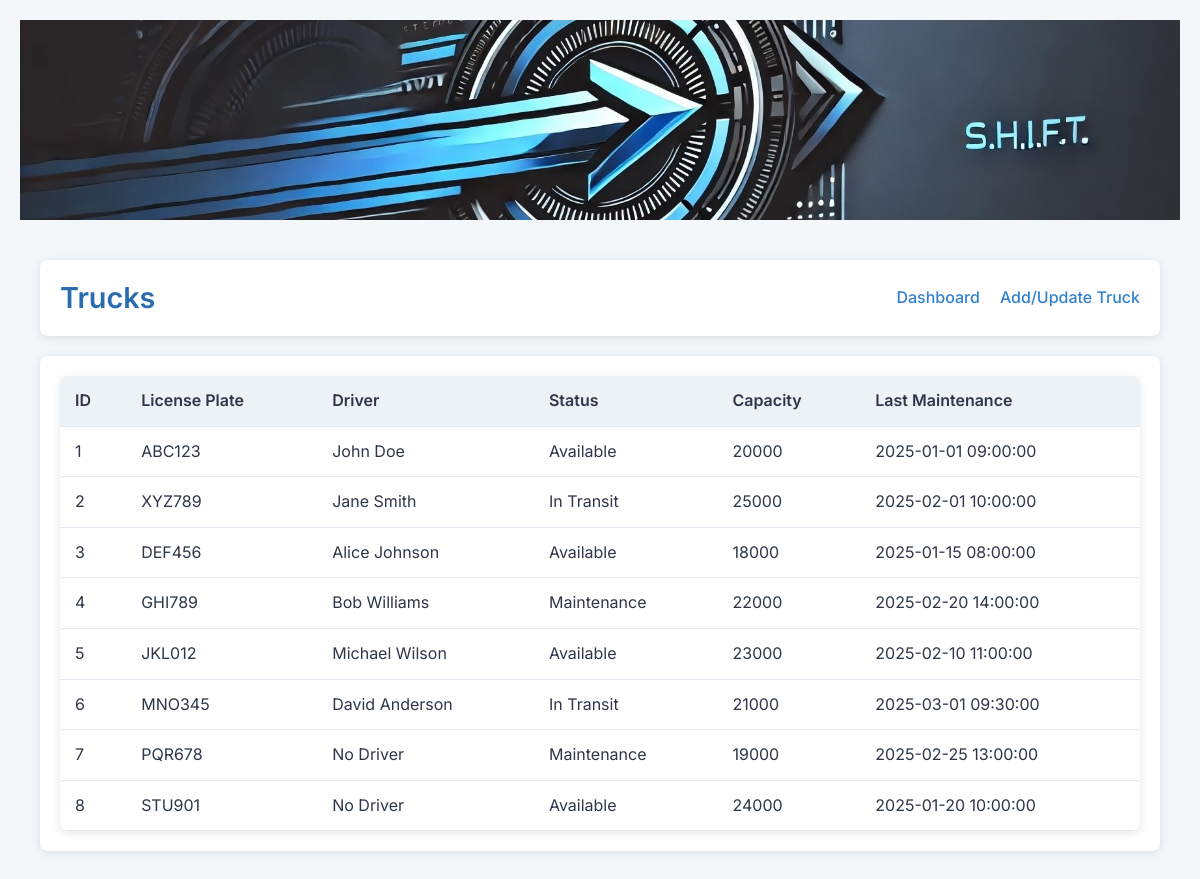
Screenshot of /trucks (signed in) with the database file from the repository.
### tables this page shows
CREATE TABLE Truck (
    TruckID INTEGER PRIMARY KEY AUTOINCREMENT,
    LicensePlate TEXT UNIQUE,
    DriverID INTEGER,  -- Reference to Employee
    Status TEXT,  -- e.g., 'Available', 'In Transit', 'Maintenance'
    Capacity INTEGER,  -- Maximum weight or volume capacity (in units)
    LastMaintenance TEXT,  -- Use TEXT for datetime (e.g., 'YYYY-MM-DD HH:MM:SS')
    FOREIGN KEY (DriverID) REFERENCES Employee(EmployeeID)
);

### MVP_App/app.py (the view)
@app.route('/trucks')
@login_required
def trucks():
    conn = get_db_connection()
    trucks = conn.execute('''
        SELECT t.TruckID, t.LicensePlate,
               p.FirstName || " " || p.LastName AS Driver,
               t.Status, t.Capacity, t.LastMaintenance
        FROM Truck t
        LEFT JOIN Employee e ON t.DriverID = e.EmployeeID
        LEFT JOIN Person p ON e.PersonID = p.PersonID
    ''').fetchall()
    conn.close()
    return render_template('trucks.html', trucks=trucks, user=current_user)

### MVP_App/app.py (called while the page is built)
@login_manager.user_loader
def load_user(user_id):
    conn = get_db_connection()
    user = conn.execute('SELECT UserID, Username, Role FROM Users WHERE UserID = ?', (user_id,)).fetchone()
    conn.close()
    if user:
        return User(user['UserID'], user['Username'], user['Role'])
    return None

def get_db_connection():
    try:
        conn = sqlite3.connect(DB_NAME)
        conn.row_factory = sqlite3.Row
        return conn
    except sqlite3.Error as e:
        app.logger.error(f"Database connection error: {e}")
        abort(500, description="Database connection failed")

### MVP_App/templates/trucks.html (shortened to what this page needs)
<!DOCTYPE html>
<html>
<head>
    <link rel="stylesheet" href="{{ url_for('static', filename='styles.css') }}">
</head>
<body>
    <header class="header-bg">
        <img src="{{ url_for('static', filename='shiftheaderlogo.jpeg') }}" alt="Shift Header Background" class="header-image">
    </header>
    <div class="container">
        <nav class="navbar">
            <h1>Trucks</h1>
            <ul class="nav-links">
                <li><a href="{{ url_for('dashboard') }}">Dashboard</a></li>
                <li><a href="{{ url_for('add_truck') }}">Add/Update Truck</a></li>
            </ul>
        </nav>
        <div class="content">
            <table class="data-table">
                <thead>
                    <tr>
                        <th>ID</th>
                        <th>License Plate</th>
                        <th>Driver</th>
                        <th>Status</th>
                        <th>Capacity</th>
                        <th>Last Maintenance</th>
                    </tr>
                </thead>
                <tbody>
                    {% for truck in trucks %}
                        <tr>
                            <td>{{ truck.TruckID }}</td>
                            <td>{{ truck.LicensePlate }}</td>
                            <td>{{ truck.Driver or 'No Driver' }}</td>
                            <td>{{ truck.Status }}</td>
                            <td>{{ truck.Capacity }}</td>
                            <td>{{ truck.LastMaintenance }}</td>
                        </tr>
                    {% endfor %}
                </tbody>
            </table>
        </div>
    </div>
</body>
</html>

### MVP_App/static/styles.css (style rules this page uses)
* { margin: 0; padding: 0; box-sizing: border-box; }
body { font-family: 'Inter', Arial, sans-serif; background-color: #f4f7fa; color: #2d3748; line-height: 1.6; padding: 20px; }
.header-bg { position: relative; width: 100%; height: 200px; overflow: hidden; margin-bottom: 20px; }
.header-image { width: 100%; height: 100%; object-fit: cover; }
.container { max-width: 1200px; margin: 0 auto; padding: 20px; }
.navbar { display: flex; justify-content: space-between; align-items: center; background: #ffffff; padding: 15px 20px; border-radius: 8px; box-shadow: 0 2px 10px rgba(0, 0, 0, 0.1); margin-bottom: 20px; position: relative; z-index: 1; }
.navbar h1 { color: #2b6cb0; font-size: 1.8rem; font-weight: 600; }
.nav-links { list-style: none; display: flex; gap: 20px; }
.nav-links li a { text-decoration: none; color: #3182ce; font-weight: 500; transition: color 0.3s ease; }
.content { background: #ffffff; padding: 20px; border-radius: 8px; box-shadow: 0 2px 10px rgba(0, 0, 0, 0.1); }
.data-table { width: 100%; border-collapse: collapse; background: #ffffff; border-radius: 8px; overflow: hidden; box-shadow: 0 2px 10px rgba(0, 0, 0, 0.1); }
.data-table th, .data-table td { padding: 12px 15px; text-align: left; border-bottom: 1px solid #e2e8f0; }
.data-table th { background-color: #edf2f7; color: #2d3748; font-weight: 600; }

### rows the page displays
Truck: TruckID "1", LicensePlate "ABC123", Driver "John Doe", Status "Available", Capacity "20000", LastMaintenance "2025-01-01 09:00:00"
Truck: TruckID "2", LicensePlate "XYZ789", Driver "Jane Smith", Status "In Transit", Capacity "25000", LastMaintenance "2025-02-01 10:00:00"
Truck: TruckID "3", LicensePlate "DEF456", Driver "Alice Johnson", Status "Available", Capacity "18000", LastMaintenance "2025-01-15 08:00:00"
Truck: TruckID "4", LicensePlate "GHI789", Driver "Bob Williams", Status "Maintenance", Capacity "22000", LastMaintenance "2025-02-20 14:00:00"
Truck: TruckID "5", LicensePlate "JKL012", Driver "Michael Wilson", Status "Available", Capacity "23000", LastMaintenance "2025-02-10 11:00:00"
Truck: TruckID "6", LicensePlate "MNO345", Driver "David Anderson", Status "In Transit", Capacity "21000", LastMaintenance "2025-03-01 09:30:00"
Truck: TruckID "7", LicensePlate "PQR678", Driver "No Driver", Status "Maintenance", Capacity "19000", LastMaintenance "2025-02-25 13:00:00"
Truck: TruckID "8", LicensePlate "STU901", Driver "No Driver", Status "Available", Capacity "24000", LastMaintenance "2025-01-20 10:00:00"
